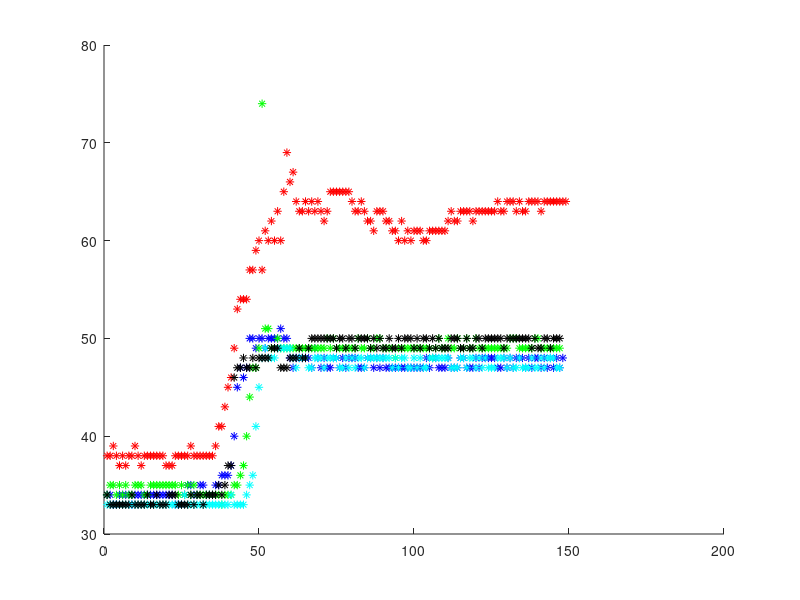

Write the MATLAB code that produced this figure.

clear;

ground1 = importdata('ground1.mat'); ground1 = ground1(3:end,2);
ground2 = importdata('ground2.mat'); ground2 = ground2(3:end,2);
ground3 = importdata('ground3.mat'); ground3 = ground3(3:end,2);
ground4 = importdata('ground4.mat'); ground4 = ground4(3:end,2);
ground5 = importdata('ground5.mat'); ground5 = ground5(3:end,2);

clf; hold on;
plot(ground1, "b*");
plot(ground2, "r*");
plot(ground3, "g*");
plot(ground4, "c*");
plot(ground5, "k*");